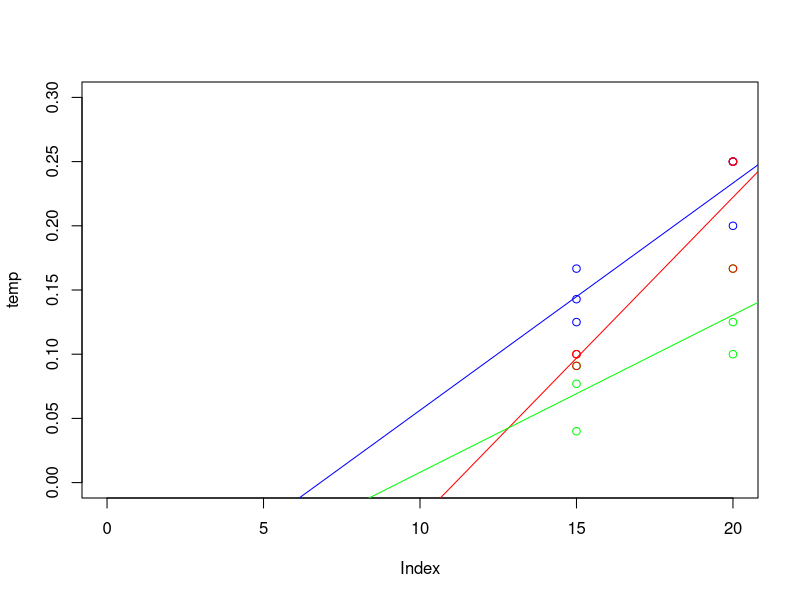
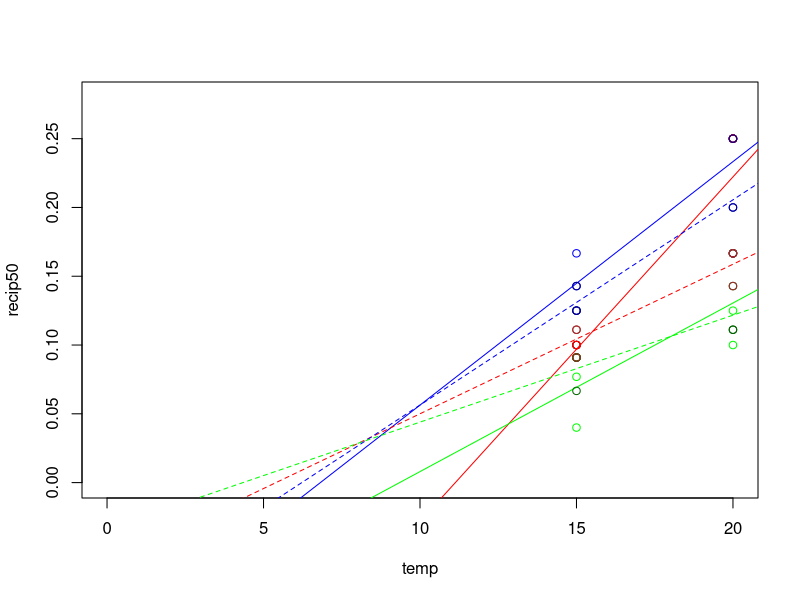

These charts were generated, in order, by the following R code:
###practice calculating Tb

###these values simulate ascepias in  A
temp<-c(20,20,20,15,15,15)
t25<-c(4,4,5,8,6,7)
t50<-c(4,4,6,10,10,11)
t75<-c(6,8,10,11,13,25)



recip50<-c(1/t50)
recip75<-c(1/t75)
recip25<-c(1/t25)

p.1<-plot(temp,,xlim=c(0,20),ylim=c(0,0.3))+points(temp,recip25, col="blue")+points(temp,recip75, col="green")+points(temp,recip50,col="red")+abline(lm(recip50~temp),col="red")+abline(lm(recip25~temp),col="blue")+abline(lm(recip75~temp),col="green")

a<-lm(recip25~temp)
xcept25<--(a$coef[1])/a$coef[2]

b<-lm(recip50~temp)
xcept50<--(b$coef[1])/b$coef[2]

c<-lm(recip75~temp)
xcept75<--(c$coef[1])/c$coef[2]

mean(c(xcept25,xcept50,xcept75)) #8.22

####### with more chill
temp<-c(20,20,20,15,15,15)
t25<-c(4,5,6,8,8,7)
t50<-c(6,7,6,9,9,11)
t75<-c(7,9,9,11,11,15)

recip501<-c(1/t50)
recip751<-c(1/t75)
recip251<-c(1/t25)

p.2<-plot(temp,recip50,xlim=c(0,20),ylim=c(0,0.28))+points(temp,recip25, col="blue")+points(temp,recip75, col="green")+points(temp,recip50,col="red")+abline(lm(recip50~temp),col="red")+abline(lm(recip25~temp),col="blue")+abline(lm(recip75~temp),col="green")+points(temp,recip251, col="darkblue")+points(temp,recip751, col="darkgreen")+points(temp,recip501,col="brown")+abline(lm(recip501~temp),col="red",lty="dashed")+abline(lm(recip251~temp),col="blue",lty="dashed")+abline(lm(recip751~temp),col="green",lty="dashed")

a<-lm(recip251~temp)
xcept25<--(a$coef[1])/a$coef[2]

b<-lm(recip501~temp)
xcept50<--(b$coef[1])/b$coef[2]

c<-lm(recip751~temp)
xcept75<--(c$coef[1])/c$coef[2]

mean(c(xcept25,xcept50,xcept75)) #4.222

Tb<-c(8.22, 5.32)
chilling<-c(14,28)
lm(Tb~chilling)




######


